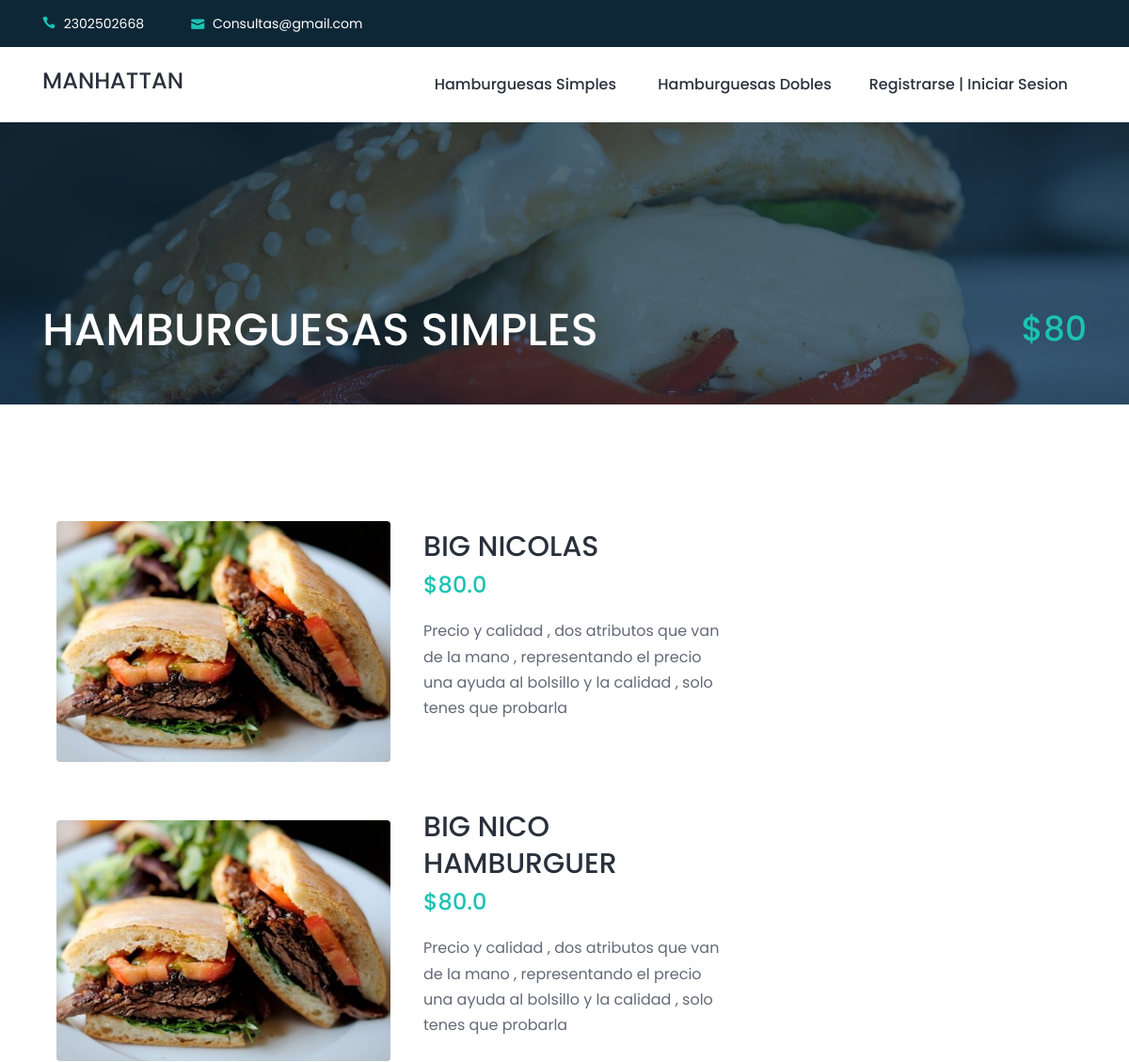
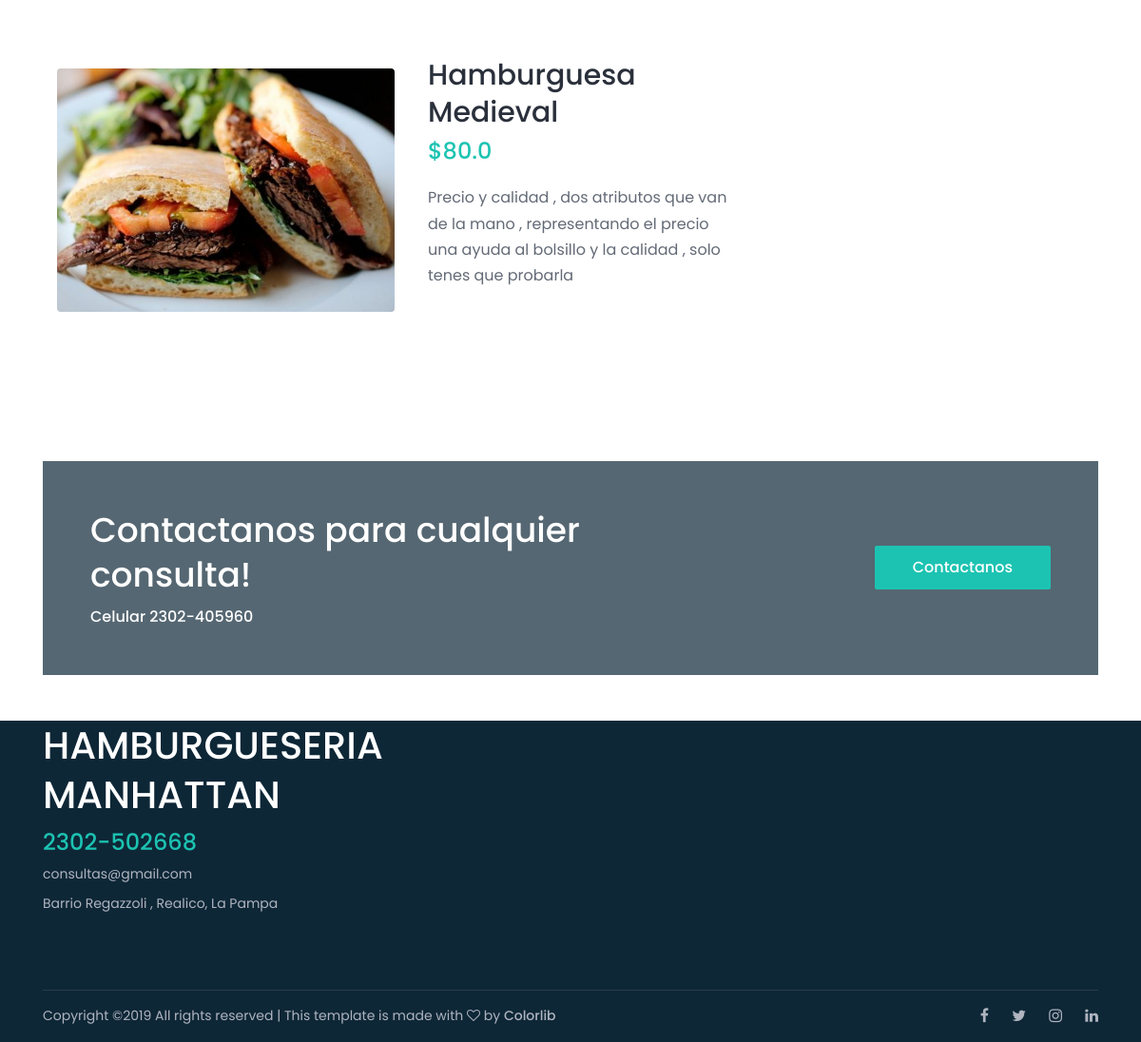
Screenshot of /simple/ with the database file from the repository (2 pictures, top to bottom).
### app_hamburguesa/models.py (models this page shows, shortened)
class producto(models.Model):
    nombre = models.CharField(max_length=100,blank=True, null=True)
    descripcion= models.CharField(max_length=200,blank=True, null=True)
    precio = models.FloatField(blank=True, null=True)
    stock = models.IntegerField(blank=True, null=True)
    tipo = models.CharField(max_length=50,blank=True, null=True)

### app_hamburguesa/views.py (the view)
# urls.py: url(r'^simple/', hamburguesa_simple , name='simple'),
def hamburguesa_simple(request):
	hamburguesa=producto.objects.filter(tipo="simple")
	titulo="HAMBURGUESAS SIMPLES"
	return render(request,"hamburguesas.html",{"titulo":titulo,"hamburguesa":hamburguesa,"tipo":True})

### app_hamburguesa/templates/hamburguesas.html (shortened to what this page needs)
{% extends "index.html" %}
{% load  staticfiles %}
    {% block head %}
    <div class="breadcrumb-area bg-img bg-overlay jarallax" style="background-image: url({% static 'img/bg-img/h5.jpg'%});">
        <div class="container h-100">
            <div class="row h-100 align-items-end">
                <div class="col-12">
                    <div class="breadcrumb-content d-flex align-items-center justify-content-between pb-5">
                        <h2 class="room-title">{{titulo}}</h2>
                        {% if tipo %}
                        <h2 class="room-price">$80</h2>
                        {%else%}
                        <h2 class="room-price">$150</h2>
                        {%endif%}
                    </div>
                </div>
            </div>
        </div>
    </div>
    {% endblock %}
    {% block contenedor %}
    <div class="roberto-rooms-area section-padding-100-0">
        <div class="container">
            <div class="row">
                {% for producto in hamburguesa %}
                <div class="col-12 col-lg-8">
                    <div class="single-room-area d-flex align-items-center mb-50 wow fadeInUp" data-wow-delay="100ms">
                        <div class="room-thumbnail">
                            <img src="{% static 'img/bg-img/h4.jpg'%}" alt="">
                        </div>
                        <div class="room-content">
                            <h2>{{producto.nombre}}</h2>
                            <h4>${{producto.precio}}</h4>
                            <div class="room-feature">
                                <p>{{producto.descripcion}}</p>
                            </div>
                        </div>
                    </div>
                </div>
                {%endfor%}
            </div>
        </div>
    </div>
      {%endblock%}

### app_hamburguesa/templates/index.html (shortened to what this page needs)
{% load  staticfiles %}
<!DOCTYPE html>
<html lang="en">
<head>
     <link rel="stylesheet" href="{% static 'Lobibox.min.css'%}"/>
    <link rel="stylesheet" href="{% static 'style.css' %}">
</head>
<body>
    <header class="header-area">
        <div class="search-form d-flex align-items-center">
            <div class="container">
                <form action="index.html" method="get">
                    <button type="submit"></button>
                </form>
            </div>
        </div>
        <div class="top-header-area">
            <div class="container">
                <div class="row">
                    <div class="col-6">
                        <div class="top-header-content">
                            <a href="https://wa.me/5492302502668"><i class="icon_phone"></i> <span>2302502668</span></a>
                            <a href="#"><i class="icon_mail"></i> <span>Consultas@gmail.com</span></a>
                        </div>
                    </div>
                    <div class="col-6">
                    </div>
                </div>
            </div>
        </div>
        <div class="main-header-area">
            <div class="classy-nav-container breakpoint-off">
                <div class="container">
                    <nav class="classy-navbar justify-content-between" id="robertoNav">
                        <a href="http://127.0.0.1:8000/"><h4>MANHATTAN</h4></a>
                        <div class="classy-menu">
                            <div class="classynav">
                                <ul id="nav">
                                    <li class="active"><a href="http://127.0.0.1:8000/simple/">Hamburguesas Simples</a></li>
                                     <li><a href="http://127.0.0.1:8000/doble/">Hamburguesas Dobles</a>
                                    {% if not request.user.is_authenticated %}
                                    <li><a href="#" data-toggle="modal"  data-target="#modal1">Registrarse | Iniciar Sesion</a>
                                    {%else%}
                                    <li><a href="http://127.0.0.1:8000/mispedidos/">Mis pedidos</a></li>
                                    <li><a href="http://127.0.0.1:8000/carrito/">Mi Carrito<span class="badge badge-danger">{{cantidad}}</span></a></li>
                                    <li><a href="http://127.0.0.1:8000/cerrarSesion/" style="color:tomato">Cerrar Sesion</a>
                                     {%endif%}
                                </ul>
                            </div>
                        </div>
                    </nav>
                </div>
            </div>
        </div>
    </header>
    {% block head %}
    {%endblock%}
<br>
  <section class="roberto-service-area ">
        <div class="container">
             {%block contenedor %}{% endblock %}
        </div>
    </section>
                     <br>
    <br><br>
    <br>
    <section class="roberto-cta-area">
        <div class="container">
            <div class="cta-content bg-img bg-overlay jarallax" style="background-image: url({% static 'img/bg-img/h5.jpg' %});">
                <div class="row align-items-center">
                    <div class="col-12 col-md-7">
                        <div class="cta-text mb-50">
                            <h2>Contactanos para cualquier consulta!</h2>
                            <h6>Celular 2302-405960</h6>
                        </div>
                    </div>
                    <div class="col-12 col-md-5 text-right">
                        <a href="#" class="btn roberto-btn mb-50">Contactanos</a>
                    </div>
                </div>
            </div>
        </div>
    </section>
 <br>
 <br>
    <footer class="footer-area ">
        <div class="main-footer-area">
            <div class="container">
                <div class="row align-items-baseline justify-content-between">
                    <div class="col-12 col-sm-6 col-lg-3">
                        <div class="single-footer-widget mb-80">
                            <h1 style="color: white;">HAMBURGUESERIA MANHATTAN</h3>
                            <h4>2302-502668</h4>
                            <span>consultas@gmail.com</span>
                            <span>Barrio Regazzoli , Realico, La Pampa </span>
                        </div>
                    </div>
        <div class="container">
            <div class="copywrite-content">
                <div class="row align-items-center">
                    <div class="col-12 col-md-8">
                        <div class="copywrite-text">
                            <p>
Copyright &copy;<script>document.write(new Date().getFullYear());</script> All rights reserved | This template is made with <i class="fa fa-heart-o" aria-hidden="true"></i> by <a href="https://colorlib.com" target="_blank">Colorlib</a>
</p>
                        </div>
                    </div>
                    <div class="col-12 col-md-4">
                        <div class="social-info">
                            <a href="#"><i class="fa fa-facebook" aria-hidden="true"></i></a>
                            <a href="#"><i class="fa fa-twitter" aria-hidden="true"></i></a>
                            <a href="#"><i class="fa fa-instagram" aria-hidden="true"></i></a>
                            <a href="#"><i class="fa fa-linkedin" aria-hidden="true"></i></a>
                        </div>
                    </div>
                </div>
            </div>
        </div>
</body>
</html>

### app_hamburguesa/static/css/default-assets/classy-nav.css (style rules this page uses)
.classy-nav-container { position: relative; z-index: 1; background-color: #ffffff; }
.classy-nav-container * { box-sizing: border-box; }
.classy-nav-container a { -webkit-transition-duration: 500ms; transition-duration: 500ms; text-decoration: none; outline: none; font-size: 14px; color: #232323; display: inline-block; }
.justify-content-between { -webkit-box-pack: justify; -ms-flex-pack: justify; justify-content: space-between; }
.classy-navbar { width: 100%; height: 80px; display: -webkit-box; display: -ms-flexbox; display: flex; -webkit-box-align: center; -ms-flex-align: center; -ms-grid-row-align: center; align-items: center; }
.classynav ul li { display: inline-block; clear: both; position: inherit; z-index: 10; }
.classynav ul li a { padding: 0 15px; display: block; height: 40px; font-size: 14px; line-height: 39px; }
.breakpoint-off .classynav { display: -webkit-box; display: -ms-flexbox; display: flex; -webkit-box-align: center; -ms-flex-align: center; -ms-grid-row-align: center; align-items: center; }

### rows the page displays
producto: nombre "BIG NICOLAS", precio "80.0", descripcion "Precio y calidad , dos atributos que van de la mano , representando el precio una ayuda al bolsillo y la calidad , solo tenes que probarla"
producto: nombre "BIG NICO HAMBURGUER", precio "80.0", descripcion "Precio y calidad , dos atributos que van de la mano , representando el precio una ayuda al bolsillo y la calidad , solo tenes que probarla"
producto: nombre "Hamburguesa Medieval", precio "80.0", descripcion "Precio y calidad , dos atributos que van de la mano , representando el precio una ayuda al bolsillo y la calidad , solo tenes que probarla"

### other values shown
{{ titulo }} "HAMBURGUESAS SIMPLES"
